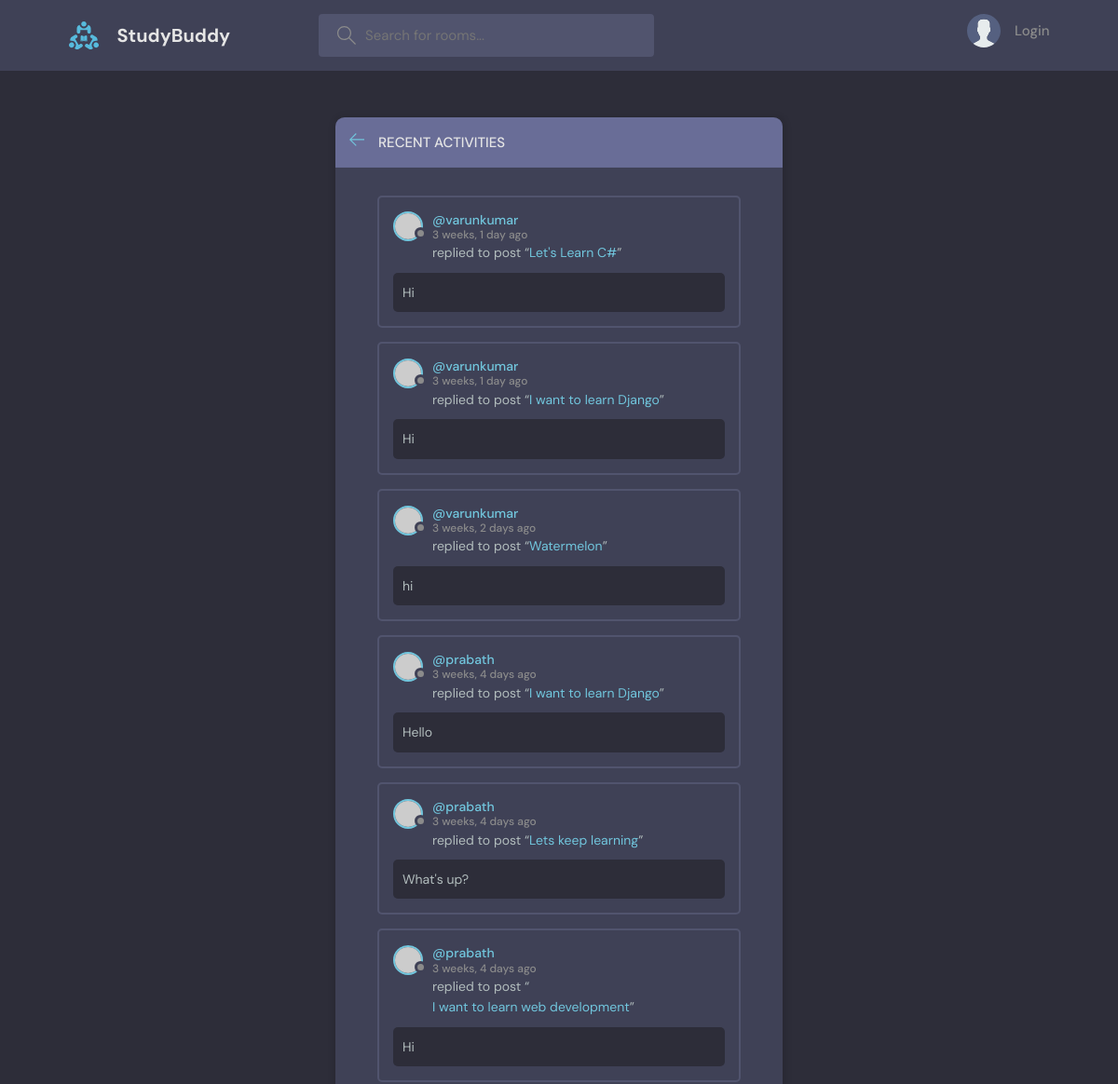
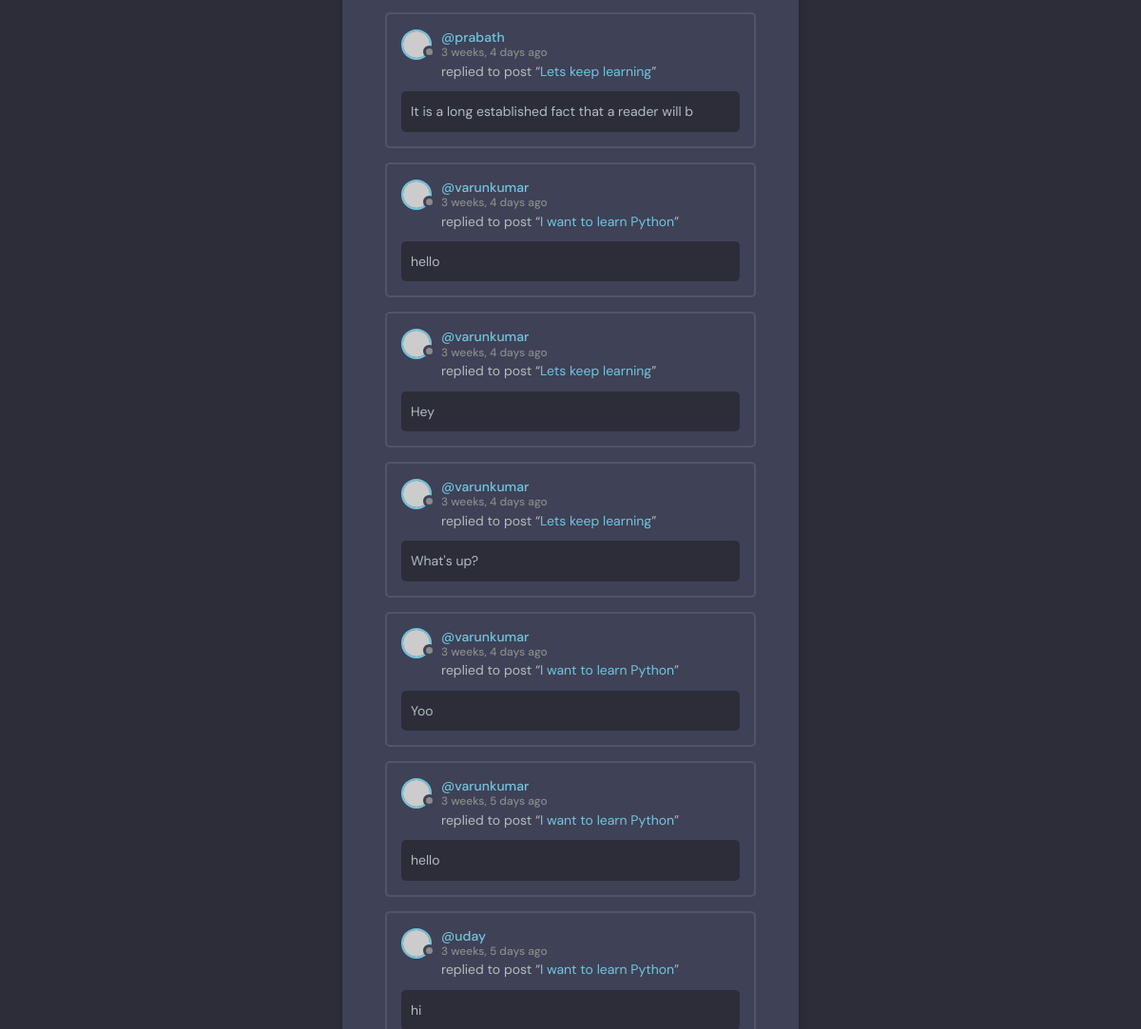
The page /activity/ on the database its author committed (2 pictures, top to bottom).
### base/models.py (models this page shows)
class Messages(models.Model):
    user = models.ForeignKey(User,on_delete=models.CASCADE)
    room = models.ForeignKey(Room,on_delete=models.CASCADE)
    body=models.TextField()
    updated=models.DateTimeField(auto_now=True)
    created=models.DateTimeField(auto_now_add=True)
    class Meta:
        ordering=['-updated','-created']
    def __str__(self):
        return self.body[0:50]

class Room(models.Model):
    host = models.ForeignKey(User,on_delete=models.SET_NULL,null=True)
    topic = models.ForeignKey(Topic,on_delete=models.SET_NULL,null=True)
    name=models.CharField(max_length=200)
    description=models.TextField(null=True,blank=True)
    participants=models.ManyToManyField(User,related_name='participants',blank=True)
    updated=models.DateTimeField(auto_now=True)
    created=models.DateTimeField(auto_now_add=True)
    class Meta:
        ordering=['-updated','-created']
    def __str__(self):
        return self.name

### base/views.py (the view)
# urls.py: path('activity/',views.activityPage,name='activity'),
def activityPage(request):
    room_messages=Messages.objects.all()
    context={'room_messages':room_messages}
    return render(request,'base/activity.html',context)

### base/templates/base/activity.html (shortened to what this page needs)
{% extends 'main.html' %}
{% block content%}
<main class="layout">
  <div class="container">
    <div class="layout__box">
      <div class="layout__boxHeader">
        <div class="layout__boxTitle">
          <a href="{% url 'home' %}">
            <svg version="1.1" xmlns="http://www.w3.org/2000/svg" width="32" height="32" viewBox="0 0 32 32">
              <title>arrow-left</title>
              <path
                d="M13.723 2.286l-13.723 13.714 13.719 13.714 1.616-1.611-10.96-10.96h27.625v-2.286h-27.625l10.965-10.965-1.616-1.607z"
              ></path>
            </svg>
          </a>
          <h3>Recent Activities</h3>
        </div>
      </div>
      <div class="activities-page layout__body">
        {% for message in room_messages %}
        <div class="activities__box">
          <div class="activities__boxHeader roomListRoom__header">
            <a href="{% url 'profile' message.user.id %}" class="roomListRoom__author">
              <div class="avatar avatar--small">
                <img src="https://randomuser.me/api/portraits/women/11.jpg" />
              </div>
              <p>
                @{{message.user}}
                <span>{{message.created|timesince}} ago</span>
              </p>
            </a>
          </div>
          <div class="activities__boxContent">
            <p>replied to post “<a href="{% url 'room' message.room.id %}">{{message.room}}</a>”</p>
            <div class="activities__boxRoomContent">
                {{message}}
            </div>
          </div>
        </div>
        {% endfor%}
      </div>
    </div>
  </div>
</main>
{% endblock %}

### static/styles/style.css (style rules this page uses)
:root { --color-main: #71c6dd; --color-main-light: #e1f6fb; --color-dark: #3f4156; --color-dark-medium: #51546e; --color-dark-light: #696d97; --color-light: #e5e5e5; --color-gray: #8b8b8b; --color-light-gray: #b2bdbd; --color-bg: #2d2d39; --color-success: #5dd693; --color-error: #fc4b0b; }
* { font-family: "DM Sans", -apple-system, BlinkMacSystemFont, "Segoe UI", Roboto, Oxygen, Ubuntu, Cantarell, "Open Sans", "Helvetica Neue", sans-serif; margin: 0; padding: 0; box-sizing: border-box; text-rendering: optimizeLegibility; font-size: inherit; }
html { font-size: 56.25%; }
@media only screen and (min-width: 1200px) { html { font-size: 62.5%; } }
body { line-height: 1.6; font-weight: 400; font-size: 1.5rem; color: var(--color-light-gray); background-color: var(--color-bg); min-height: 100vh; }
img { width: 100%; }
a { display: inline-block; color: var(--color-main); text-decoration: none; }
.container { max-width: 120rem; width: 90%; margin: auto; }
.avatar { position: relative; display: inline-block; border-radius: 50%; border: 2px solid var(--color-main); }
.avatar img { display: block; border-radius: 50%; object-fit: cover; object-position: center; }
.avatar::after { content: ""; display: block; position: absolute; background-color: var(--color-gray); z-index: 111; border-radius: 50%; border: 0.3rem solid var(--color-dark); }
.avatar.avatar--small img { width: 2.8rem; height: 2.8rem; }
.avatar.avatar--small:after { width: 0.7rem; height: 0.7rem; bottom: 0px; right: -6px; }
.layout { margin-top: 2.4rem; }
.layout > .container { display: flex; justify-content: space-between; align-items: flex-start; }
.layout__box { width: 90%; max-width: 48rem; min-height: 40rem; position: absolute; top: 50%; left: 50%; transform: translate(-50%, -46%); background-color: var(--color-dark); border-radius: 1rem; box-shadow: 1px 1px 6px 3px rgba(0, 0, 0, 0.1); overflow: hidden; }
.layout__boxHeader { display: flex; padding: 1.5rem; background-color: var(--color-dark-light); }
.layout__boxTitle { display: flex; gap: 1.5rem; align-items: center; }
.layout__boxTitle h3 { text-transform: uppercase; font-weight: 500; color: var(--color-light); }
.layout__boxTitle svg { width: 1.6rem; height: 1.6rem; fill: var(--color-main); }
.layout__body { margin: 3rem; }
.roomListRoom__header { display: flex; justify-content: space-between; align-items: center; }
.roomListRoom__author { font-weight: 500; display: flex; align-items: center; gap: 1rem; }
.activities__box { margin: 1.5rem; padding: 1.5rem; border: 2px solid var(--color-dark-medium); border-radius: 5px; }
.activities__boxHeader p { font-size: 1.4rem; line-height: 1.3; }
.activities__boxHeader p span { color: var(--color-gray); font-size: 1.2rem; display: block; }
.activities__boxContent { margin-left: 4.2rem; }
.activities__boxContent { font-size: 1.4rem; }
.activities__boxRoomContent { background: var(--color-bg); padding: 1rem; border-radius: 5px; margin-top: 1rem; margin-left: -4.2rem; }

### rows shown on the page
Messages: user "varunkumar", created "3 weeks, 1 day", room "Let's Learn C#", body "Hi"
Messages: user "varunkumar", created "3 weeks, 1 day", room "I want to learn Django", body "Hi"
Messages: user "varunkumar", created "3 weeks, 2 days", room "Watermelon", body "hi"
Messages: user "prabath", created "3 weeks, 4 days", room "I want to learn Django", body "Hello"
Messages: user "prabath", created "3 weeks, 4 days", room "Lets keep learning", body "What's up?"
Messages: user "prabath", created "3 weeks, 4 days", room "I want to learn web development", body "Hi"
Messages: user "prabath", created "3 weeks, 4 days", room "Lets keep learning", body "It is a long established fact that a reader will b"
Messages: user "varunkumar", created "3 weeks, 4 days", room "I want to learn Python", body "hello"
Messages: user "varunkumar", created "3 weeks, 4 days", room "Lets keep learning", body "Hey"
Messages: user "varunkumar", created "3 weeks, 4 days", room "Lets keep learning", body "What's up?"
Messages: user "varunkumar", created "3 weeks, 4 days", room "I want to learn Python", body "Yoo"
Messages: user "varunkumar", created "3 weeks, 5 days", room "I want to learn Python", body "hello"
Messages: user "uday", created "3 weeks, 5 days", room "I want to learn Python", body "hi"
